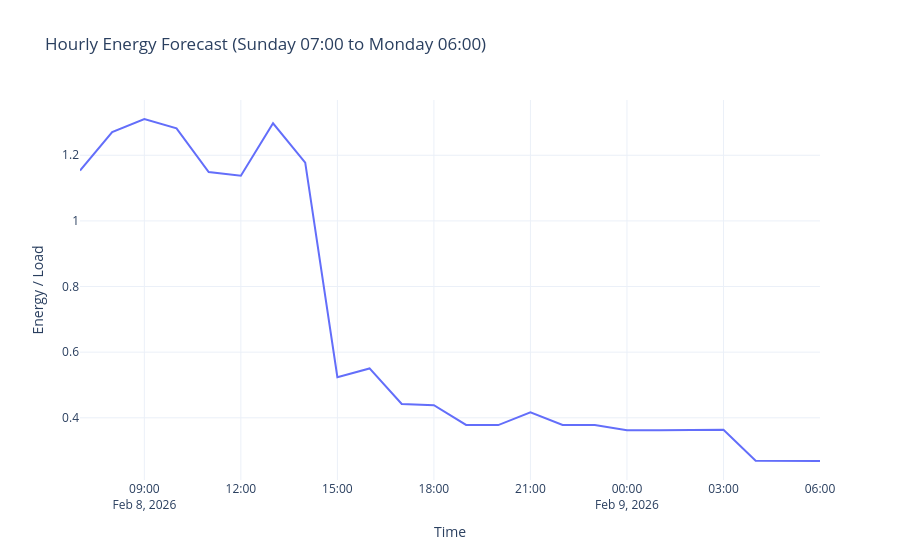

Source (notebook cell):
### Code cell
# Ensure datetime index
forecast_df_week.index = pd.to_datetime(forecast_df_week.index)

# Find the Sunday of that week
first_day = forecast_df_week.index.min().normalize()
sunday = first_day + pd.Timedelta(days=(6 - first_day.weekday()) % 7)

# Mask: Sunday 07:00 → Monday 06:00
mask = (
    (forecast_df_week.index >= sunday + pd.Timedelta(hours=7)) &
    (forecast_df_week.index <= sunday + pd.Timedelta(days=1, hours=6))
)

subset = forecast_df_week.loc[mask]

# Plotly Figure
fig = go.Figure()
fig.add_trace(go.Scatter(
    x=subset.index,
    y=subset["Predicted"],   # change if your column name is different
    mode="lines",
    name="Sunday 7AM → Monday 6AM Forecast",
    line=dict(width=2)
))

fig.update_layout(
    title="Hourly Energy Forecast (Sunday 07:00 to Monday 06:00)",
    xaxis_title="Time",
    yaxis_title="Energy / Load",
    template="plotly_white"
)

fig.show()

### Figure 1 — Plotly figure (JSON) as saved in the notebook; plotly's stock layout.template omitted (floating-point values rounded to 4 significant figures)
{"data": [{"line": {"width": 2}, "mode": "lines", "name": "Sunday 7AM → Monday 6AM Forecast", "type": "scatter", "x": ["2026-02-08T07:00:00.000000000", "2026-02-08T08:00:00.000000000", "2026-02-08T09:00:00.000000000", "2026-02-08T10:00:00.000000000", "2026-02-08T11:00:00.000000000", "2026-02-08T12:00:00.000000000", "2026-02-08T13:00:00.000000000", "2026-02-08T14:00:00.000000000", "2026-02-08T15:00:00.000000000", "2026-02-08T16:00:00.000000000", "2026-02-08T17:00:00.000000000", "2026-02-08T18:00:00.000000000", "2026-02-08T19:00:00.000000000", "2026-02-08T20:00:00.000000000", "2026-02-08T21:00:00.000000000", "2026-02-08T22:00:00.000000000", "2026-02-08T23:00:00.000000000", "2026-02-09T00:00:00.000000000", "2026-02-09T01:00:00.000000000", "2026-02-09T02:00:00.000000000", "2026-02-09T03:00:00.000000000", "2026-02-09T04:00:00.000000000", "2026-02-09T05:00:00.000000000", "2026-02-09T06:00:00.000000000"], "y": [1.153, 1.271, 1.311, 1.282, 1.149, 1.138, 1.297, 1.178, 0.5238, 0.5504, 0.4419, 0.4382, 0.3784, 0.3777, 0.4164, 0.3781, 0.3781, 0.3624, 0.3624, 0.3633, 0.3633, 0.2694, 0.2694, 0.2683]}], "layout": {"title": {"text": "Hourly Energy Forecast (Sunday 07:00 to Monday 06:00)"}, "xaxis": {"title": {"text": "Time"}}, "yaxis": {"title": {"text": "Energy / Load"}}}}
